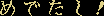

Below is a game level as drawn by its tile map, then a one-line description and the .tmx file that defines it, in full:
An orthogonal 13x2 tile map with 8x8 px tiles, 1 tile layer (namtbl).

<map version="1.5" tiledversion="1.5.0" orientation="orthogonal" renderorder="right-down" width="13" height="2" tilewidth="8" tileheight="8" infinite="0" nextlayerid="2" nextobjectid="1">
 <tileset firstgid="1" name="charset" tilewidth="8" tileheight="8" tilecount="256" columns="16">
  <image source="charset@6000.jp.namtbl.png" width="128" height="128" />
 </tileset>
 <layer id="1" name="namtbl" width="13" height="2">
  <data encoding="csv">
61,62,129,119,120,129,145,146,129,216,129,129,221,
63,64,129,65,129,129,149,150,129,217,218,129,222
</data>
 </layer>
</map>
